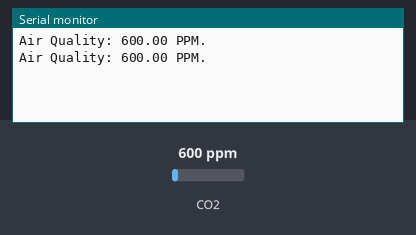
Bench run of a sketch on a simulated Arduino Uno, built with avr-gcc and run on an emulated ATmega328P. Shown: the last lines printed to the serial monitor. Inputs (shaded band) come from the test bench; at power-on: CO2 600 ppm.

Above: at 1.8 s.
1.9 s: CO2 set to 452 ppm
At 2.8 s:
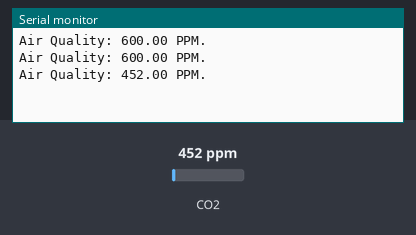
3.4 s: CO2 set to 1050 ppm
At 4.8 s:
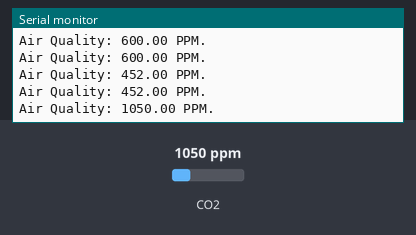
Timing chart, 0 to 6.4 s (numbered marks = the images above; inputs shaded):
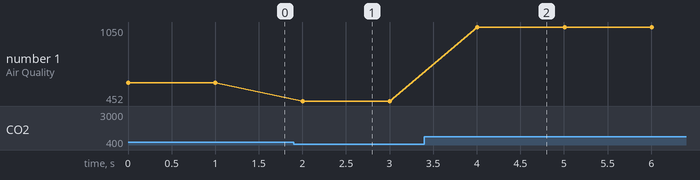

The sketch:

Air_Quality_2.ino
```cpp
//Air Quality - MQ-135 Sensor Test 2 with MQ135.h lib.
//https://www.youtube.com/watch?v=mivNAaOEdzM
#include "MQ135.h"
#define SENSOR A0

void setup()
{
  Serial.begin(9600);
}

void loop()
{
    MQ135 gasSensor = MQ135(SENSOR);
    float air_quality = gasSensor.getPPM();
    Serial.print("Air Quality: ");
    Serial.print(air_quality);
    Serial.println(" PPM.");

    delay(1000);
}
```

Measured:
- after the input at 1.9 s, the serial monitor: prints a new line after 0.10 s (image 1)
- after the input at 3.4 s, the serial monitor: prints a new line after 0.61 s (image 2)
- plotted number 1: 600 → 452 after the input at 1.9 s, 452 → 1050 after the input at 3.4 s
